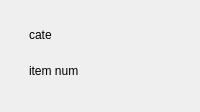
         <widget class="QWidget" name="searchCategory">
          <layout class="QGridLayout" name="gridLayout_4">
           <item row="0" column="0">
            <widget class="QWidget" name="widget_67" native="true">
             <property name="maximumSize">
              <size>
               <width>900</width>
               <height>16777215</height>
              </size>
             </property>
             <layout class="QGridLayout" name="gridLayout_123">
              <item row="0" column="0">
               <widget class="QWidget" name="widget_70" native="true">
                <property name="maximumSize">
                 <size>
                  <width>16777215</width>
                  <height>30</height>
                 </size>
                </property>
                <layout class="QGridLayout" name="gridLayout_121">
                 <item row="0" column="0">
                  <widget class="QLabel" name="searchCate">
                   <property name="text">
                    <string>cate</string>
                   </property>
                  </widget>
                 </item>
                </layout>
               </widget>
              </item>
              <item row="1" column="0">
               <widget class="QWidget" name="widget_71" native="true">
                <property name="maximumSize">
                 <size>
                  <width>16777215</width>
                  <height>30</height>
                 </size>
                </property>
                <layout class="QGridLayout" name="gridLayout_122">
                 <item row="0" column="0">
                  <widget class="QLabel" name="cateItemFound">
                   <property name="text">
                    <string>item num</string>
                   </property>
                  </widget>
                 </item>
                </layout>
               </widget>
              </item>
              <item row="2" column="0">
               <widget class="QWidget" name="categoryProductList" native="true"/>
              </item>
             </layout>
            </widget>
           </item>
          </layout>
         </widget>
